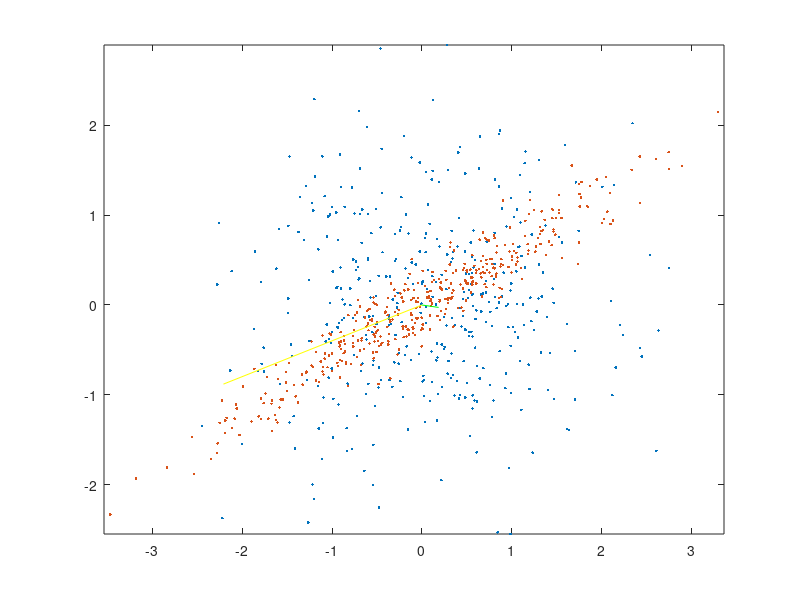

This figure's MATLAB source:
% Gaussian distr, Box-Mueller method
n = 400;
U = rand(2,n);
v = 2*pi*U(2,:);
G = ones(2,1)*sqrt(-2.*log(U(1,:))).*[cos(v);sin(v)];

plot(G(1,:),G(2,:),'.')
axis equal

% Transform
A = [1 .5
     .5 0.5];
t = [8; 1];
Y = A*G+t*ones(1,n);
%plot(Y(1,:),Y(2,:),'.')
axis equal
hold on
plot(Y(1,:)-mean(Y(1,:)),Y(2,:)-mean(Y(2,:)),'.')
%transform to center
newY(1,:) = Y(1,:)-mean(Y(1,:));
newY(2,:) = Y(2,:)-mean(Y(2,:));
covY = newY * newY'
covY = covY/(size(newY,2)-1)
[V,D] = eig(covY)
%V = a unscaled
%V as vector
plot(2*sqrt(D(1,1))*[0 V(1,1)],D(1,1)*[0 V(2,1)],'g')
plot(2*sqrt(D(2,2))*[0 V(1,2)],D(2,2)*[0 V(2,2)],'y')
